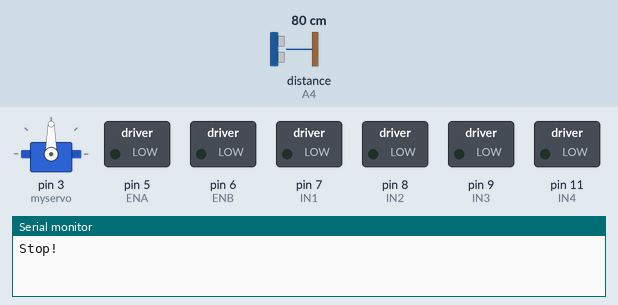
A sketch run on a simulated Arduino Uno, built with avr-gcc and run on an emulated ATmega328P. On the bench: servo, switched loads named in the sketch (green lamp = pin HIGH), the last lines printed to the serial monitor. Wiring (inferred from the names in the program): ultrasonic range finder: trigger A5; echo A4. The inputs (shaded band) are chosen by the test bench; at power-on: distance to the obstacle (sensor on A4) 80 cm. The echo pulse lasts 58.3 µs per cm; pins used as bus, display or sensor lines are not drawn.

Above: at 0.1 s.
1.8 s: distance to the obstacle (sensor on A4) set to 2 cm
At 1.99 s:
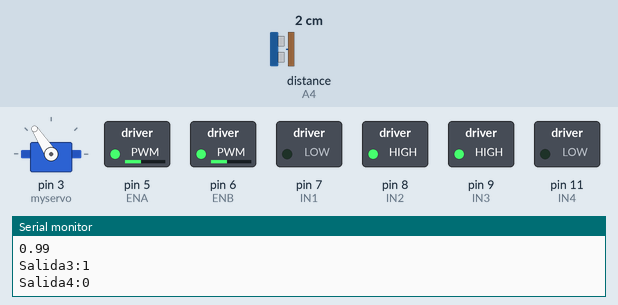
4.8 s: distance to the obstacle (sensor on A4) set to 60 cm
7.8 s: distance to the obstacle (sensor on A4) set to 18 cm
At 8.03 s:
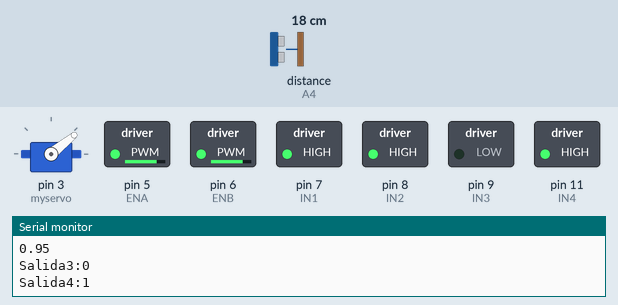
10.8 s: distance to the obstacle (sensor on A4) set to 250 cm
13.8 s: distance to the obstacle (sensor on A4) set to 27 cm
At 16.0 s:
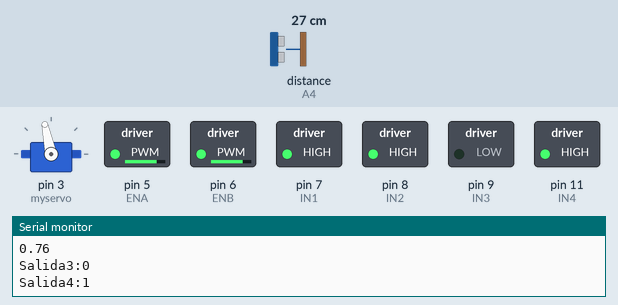
16.8 s: distance to the obstacle (sensor on A4) set to 9 cm
At 17.0 s:
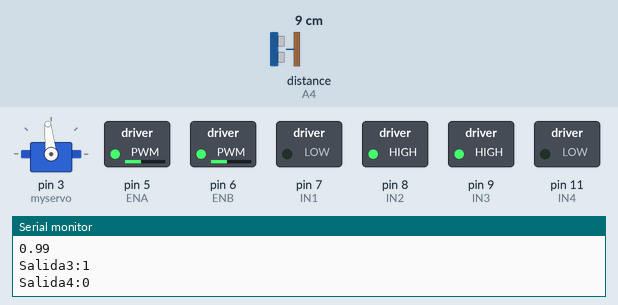
Timing chart, 0 to 35.8 s (numbered marks = the images above; inputs shaded):
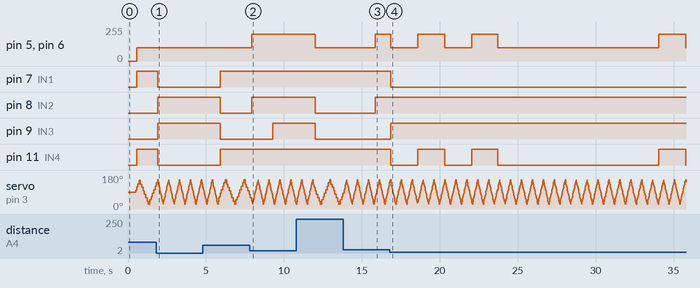

The sketch:

NN_Obstacle_Car.ino
```cpp
#include <Servo.h>  //servo library
Servo myservo;      // create servo object to control servo

int Echo = A4;
int Trig = A5;
#define ENA 5
#define ENB 6
#define IN1 7
#define IN2 8
#define IN3 9
#define IN4 11

/******************************************************************
   Network Configuration
 ******************************************************************/
const int InputNodes = 3; // incluye neurona de BIAS
const int HiddenNodes = 4; //incluye neurona de BIAS
const int OutputNodes = 4;
int i, j;
double Accum;
double Hidden[HiddenNodes];
double Output[OutputNodes];
float HiddenWeights[3][4] = {{1.8991509504079183, -0.4769472541445052, -0.6483690220539764, -0.38609165249078925}, {-0.2818610915467527, 4.040695699457223, 3.2291858058243843, -2.894301104732614}, {0.3340650864625773, -1.4016114422346901, 1.3580053902963762, -0.981415976256285}};
float OutputWeights[4][4] = {{1.136072297461121, 1.54602394937381, 1.6194612259569254, 1.8819066696635067}, {-1.546966506764457, 1.3951930739494225, 0.19393826092602756, 0.30992504138547006}, {-0.7755982417649826, 0.9390808625728915, 2.0862510744685485, -1.1229484266101883}, {-1.2357090352280826, 0.8583930286034466, 0.724702079881947, 0.9762852709700459}};
/******************************************************************
   End Network Configuration
 ******************************************************************/

void stop() {
  digitalWrite(ENA, LOW); //Desactivamos los motores
  digitalWrite(ENB, LOW); //Desactivamos los motores
  Serial.println("Stop!");
}

//Medir distancia en Centimetros
int Distance_test() {
  digitalWrite(Trig, LOW);
  delayMicroseconds(2);
  digitalWrite(Trig, HIGH);
  delayMicroseconds(20);
  digitalWrite(Trig, LOW);
  float Fdistance = pulseIn(Echo, HIGH);
  Fdistance= Fdistance / 58;
  return (int)Fdistance;
}

void setup() {
  myservo.attach(3);  // attach servo on pin 3 to servo object
  Serial.begin(9600);
  pinMode(Echo, INPUT);
  pinMode(Trig, OUTPUT);
  pinMode(IN1, OUTPUT);
  pinMode(IN2, OUTPUT);
  pinMode(IN3, OUTPUT);
  pinMode(IN4, OUTPUT);
  pinMode(ENA, OUTPUT);
  pinMode(ENB, OUTPUT);
  stop();
  myservo.write(90);  //posicion inicial en el centro
  delay(500);
}

unsigned long previousMillis = 0;   // para medir ciclos de tiempo
const long interval = 25;           // intervalos cada x milisegundos
int grados_servo = 90;                // posicion del servo que mueve el sensor ultrasonico
bool clockwise = true;              // sentido de giro del servo
const long ANGULO_MIN = 30;
const long ANGULO_MAX = 150;
double ditanciaMaxima = 50.0;       // distancia de lejania desde la que empieza a actuar la NN
int incrementos = 9;                // incrementos por ciclo de posicion del servo
int accionEnCurso = 1;              // cantidad de ciclos ejecutando una accion
int multiplicador = 1000/interval;  // multiplica la cant de ciclos para dar tiempo a que el coche pueda girar
const int SPEED = 100;              // velocidad del coche de las 4 ruedas a la vez.

void loop() {
  unsigned long currentMillis = millis();

  if (currentMillis - previousMillis >= interval) {
    previousMillis = currentMillis;

  /******************************************************************
    MANEJAR GIRO de SERVO
  ******************************************************************/
    if(grados_servo<=ANGULO_MIN || grados_servo>=ANGULO_MAX){
      clockwise=!clockwise; // cambio de sentido
      grados_servo = constrain(grados_servo, ANGULO_MIN, ANGULO_MAX);
    }
    if(clockwise)
      grados_servo=grados_servo+incrementos;
    else
      grados_servo=grados_servo-incrementos;

    if(accionEnCurso>0){
      accionEnCurso=accionEnCurso-1;
    }else{
  /******************************************************************
    LLAMAMOS a la FUNCION DE CONDUCCION
  ******************************************************************/
       conducir();
    }
    myservo.write(grados_servo);
  }

}

//USA LA RED NEURONAL YA ENTRENADA
void conducir()
{
    double TestInput[] = {0, 0,0};
    double entrada1=0,entrada2=0;

  /******************************************************************
    OBTENER DISTANCIA DEL SENSOR
  ******************************************************************/
    double distance = double(Distance_test());
    distance= double(constrain(distance, 0.0, ditanciaMaxima));
    entrada1= ((-2.0/ditanciaMaxima)*double(distance))+1.0; //uso una funcion lineal para obtener cercania
    accionEnCurso = ((entrada1 +1) * multiplicador)+1; // si esta muy cerca del obstaculo, necestia mas tiempo de reaccion

  /******************************************************************
    OBTENER DIRECCION SEGUN ANGULO DEL SERVO
  ******************************************************************/
    entrada2 = map(grados_servo, ANGULO_MIN, ANGULO_MAX, -100, 100);
    entrada2 = double(constrain(entrada2, -100.00, 100.00));

  /******************************************************************
    LLAMAMOS A LA RED FEEDFORWARD CON LAS ENTRADAS
  ******************************************************************/
  Serial.print("Entrada1:");
  Serial.println(entrada1);
  Serial.print("Entrada2:");
  Serial.println(entrada2/100.0);

  TestInput[0] = 1.0;//BIAS UNIT
  TestInput[1] = entrada1;
  TestInput[2] = entrada2/100.0;

  InputToOutput(TestInput[0], TestInput[1], TestInput[2]); //INPUT to ANN to obtain OUTPUT

  int out1 = round(abs(Output[0]));
  int out2 = round(abs(Output[1]));
  int out3 = round(abs(Output[2]));
  int out4 = round(abs(Output[3]));
  Serial.print("Salida1:");
  Serial.println(out1);
  Serial.print("Salida2:");
  Serial.println(out2);
  Serial.println(Output[1]);
  Serial.print("Salida3:");
  Serial.println(out3);
  Serial.print("Salida4:");
  Serial.println(out4);

  /******************************************************************
    IMPULSAR MOTORES CON LA SALIDA DE LA RED
  ******************************************************************/
  int carSpeed = SPEED; //hacia adelante o atras
  if((out1+out3)==2 || (out2+out4)==2){ // si es giro, necesita doble fuerza los motores
    carSpeed = SPEED * 2;
  }
  analogWrite(ENA, carSpeed);
  analogWrite(ENB, carSpeed);
  digitalWrite(IN1, out1 * HIGH);
  digitalWrite(IN2, out2 * HIGH);
  digitalWrite(IN3, out3 * HIGH);
  digitalWrite(IN4, out4 * HIGH);
}

void InputToOutput(double In1, double In2, double In3)
{
  double TestInput[] = {0, 0,0};
  TestInput[0] = In1;
  TestInput[1] = In2;
  TestInput[2] = In3;

  /******************************************************************
    Calcular las activaciones en las capas ocultas
  ******************************************************************/

  for ( i = 0 ; i < HiddenNodes ; i++ ) {
    Accum = 0;//HiddenWeights[InputNodes][i] ;
    for ( j = 0 ; j < InputNodes ; j++ ) {
      Accum += TestInput[j] * HiddenWeights[j][i] ;
    }
    //Hidden[i] = 1.0 / (1.0 + exp(-Accum)) ; //Sigmoid
    Hidden[i] = tanh(Accum) ; //tanh
  }

  /******************************************************************
    Calcular activacion y error en la capa de Salida
  ******************************************************************/

  for ( i = 0 ; i < OutputNodes ; i++ ) {
    Accum = 0;//OutputWeights[HiddenNodes][i];
    for ( j = 0 ; j < HiddenNodes ; j++ ) {
        Accum += Hidden[j] * OutputWeights[j][i] ;
    }
    Output[i] = tanh(Accum) ;//tanh
  }

}
```

Measured:
- after the input at 1.8 s, pin 7 (IN1), pin 11 (IN4): HIGH → LOW after 0.10 s; pin 8 (IN2), pin 9 (IN3): LOW → HIGH after 0.10 s
- after the input at 4.8 s, pin 7 (IN1), pin 11 (IN4): LOW → HIGH after 1.1 s; pin 8 (IN2), pin 9 (IN3): HIGH → LOW after 1.1 s
- after the input at 7.8 s, pin 5 (ENA), pin 6 (ENB): 100/255 → 200/255 after 0.14 s; pin 8 (IN2): LOW → HIGH after 0.14 s; pin 9 (IN3): LOW → HIGH after 1.5 s
- after the input at 10.8 s, pin 5 (ENA), pin 6 (ENB): 200/255 → 100/255 after 1.2 s; pin 8 (IN2), pin 9 (IN3): HIGH → LOW after 1.2 s; pin 11 (IN4): stays HIGH (without the input it goes to LOW after 1.2 s)
- after the input at 13.8 s, pin 5 (ENA), pin 6 (ENB): 100/255 → 200/255 after 2.1 s; pin 8 (IN2): LOW → HIGH after 2.1 s
- after the input at 16.8 s, pin 8 (IN2): stops changing and stays HIGH; pin 9 (IN3): goes on until 16.9 s, then stays HIGH
